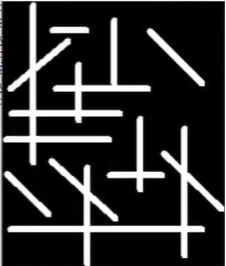
#> input picture assets/lines.png, 226 x 266 px, found by its file name
$ python KrishnaMundada_E_45_Prac-7_FDIP.py
#> lines starting #> are read from the running program, lines starting #| are printed output that depends on the picture
# Date 21/04/23
# Name:- Krishna Mundada
# Roll no:- 45
# Batch:- E-3
#=========================================================================================================

import cv2
import numpy as np
img=cv2.imread('assets\lines.png',0)
#> img: shape (266, 226); min 0, max 255, mean 46.8
cv2.imshow('original',img)

#for horizontal lines
kernel=np.ones((2,19),np.uint8)
horizontalLines=cv2.erode(img,kernel,iterations=1)
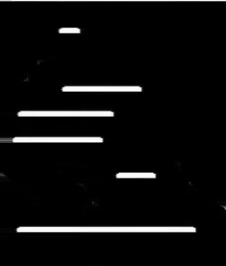
#> horizontalLines: shape (266, 226); min 0, max 255, mean 12.9

#For vertical lines
kernel = np.ones((19, 2), np.uint8)
vertical_lines = cv2.erode(img, kernel, iterations=1)
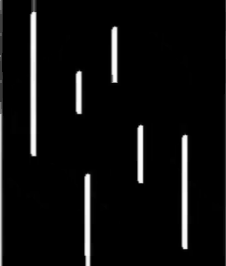
#> vertical_lines: shape (266, 226); min 0, max 255, mean 13.3

cv2.imshow('output_Horizontal Lines',horizontalLines)
cv2.imshow('output_Vertical Lines',vertical_lines)
cv2.waitKey(0)
cv2.destroyAllWindows()
